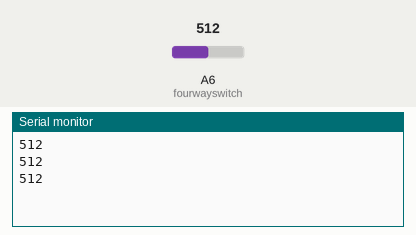
The sketch below on a simulated Arduino Nano, built with avr-gcc and run on an emulated ATmega328P. Shown: the last lines printed to the serial monitor. Inputs (shaded band) come from the test bench; at power-on: A6 (fourwayswitch) = 512.

Above: at 1.3 s.
1.4 s: A6 (fourwayswitch) set to 716
At 1.9 s:
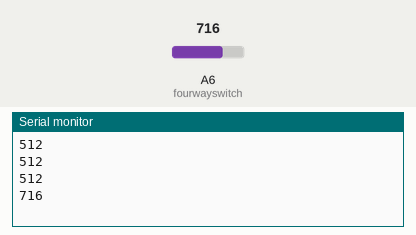
2.9 s: A6 (fourwayswitch) set to 900
At 3.4 s:
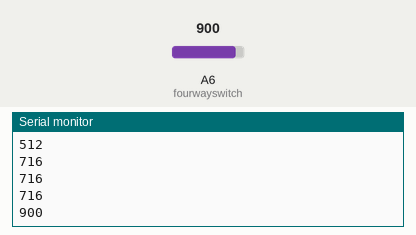
Timing chart, 0 to 5.9 s (numbered marks = the images above; inputs shaded):
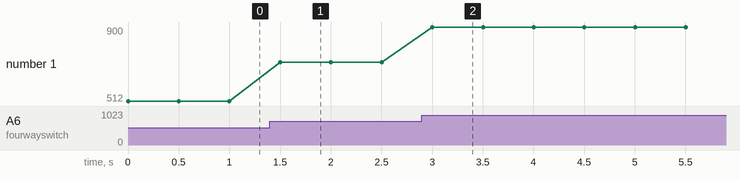

Measured:
- after the input at 1.4 s, the serial monitor: prints a new line after 0.10 s (image 1)
- after the input at 2.9 s, the serial monitor: prints a new line after 0.10 s (image 2)
- plotted number 1: 512 → 716 after the input at 1.4 s, 716 → 900 after the input at 2.9 s

The sketch:

mouse_switch.ino
```cpp
// Input pins:
int fourwayswitch = A6;  // Input from function switch (analog pin)

void setup() {
  pinMode(fourwayswitch, INPUT);  // Set the switch pin as input

  Serial.begin(9600);  // Set up serial monitor comms on USB
}

void loop() {
  // Read the raw analog value from the switch (A6 pin)
  int switchState = analogRead(fourwayswitch);

  // Output the raw analog value to Serial Monitor
  Serial.println(switchState);

  // Add a small delay to make the output readable
  delay(500);  // Adjust delay as needed
}
```
